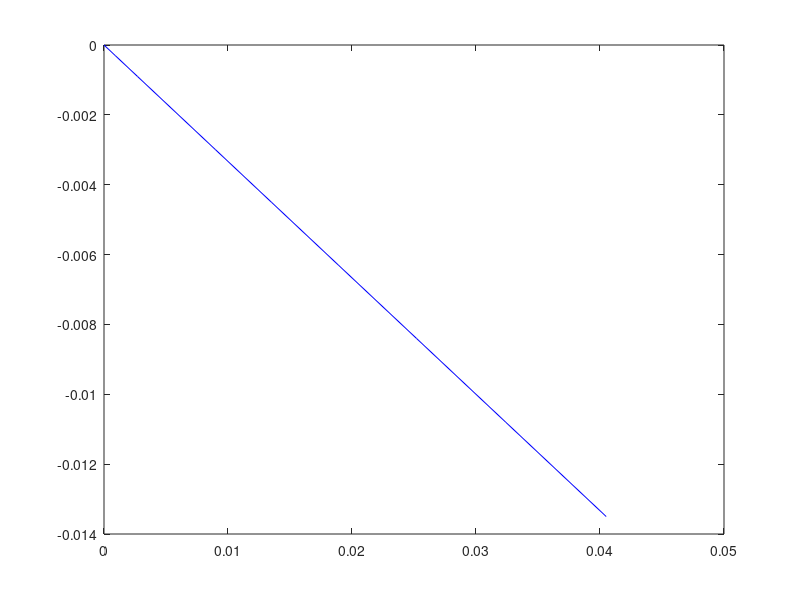

The MATLAB script that drew this image:
%% Practicing Holonomic Constraint

m = 10; % kg
c = [1 0 3 0]; %[1 0 1 0]; %[0 0 1 0]; % gradient

V = eye(4) - c'*(c*c')^(-1)*c;
A = [0 1 0 0;
     0 0 0 0;
     0 0 0 1;
     0 0 0 0];
B = [0 1/m 0 0]';

u = 1; % N

x = zeros(4,10);
dT = 0.1; % s
T = zeros(1,10);
for i = 1:10
    dx = V*A*x(:,i) + V*B*u;
    x(:,i+1) = x(:,i) + dx*dT;
    T(i) = dT*(i-1);
end
plot(x(1,:),x(3,:),'b');





